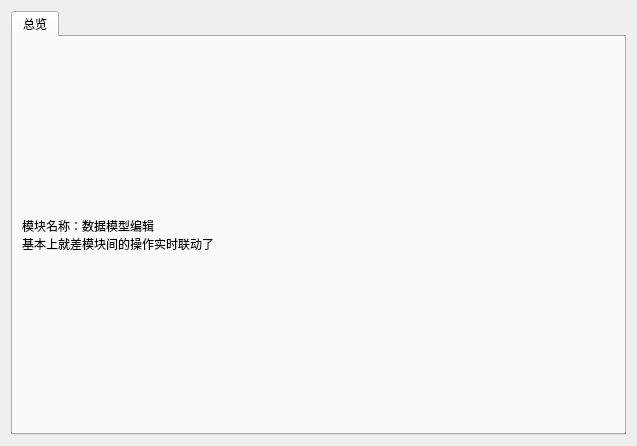
<?xml version="1.0" encoding="UTF-8"?>
<ui version="4.0">
 <class>DataModelEditMainWin</class>
 <widget class="QWidget" name="DataModelEditMainWin">
  <property name="geometry">
   <rect>
    <x>0</x>
    <y>0</y>
    <width>637</width>
    <height>446</height>
   </rect>
  </property>
  <property name="windowTitle">
   <string>Form</string>
  </property>
  <layout class="QGridLayout" name="gridLayout">
   <item row="0" column="0">
    <widget class="QTabWidget" name="tabWidget">
     <property name="currentIndex">
      <number>0</number>
     </property>
     <widget class="QWidget" name="tab">
      <attribute name="title">
       <string>总览</string>
      </attribute>
      <layout class="QHBoxLayout" name="horizontalLayout">
       <item>
        <widget class="QLabel" name="label">
         <property name="text">
          <string>模块名称：数据模型编辑
基本上就差模块间的操作实时联动了</string>
         </property>
        </widget>
       </item>
      </layout>
     </widget>
    </widget>
   </item>
  </layout>
 </widget>
 <resources/>
 <connections/>
</ui>
